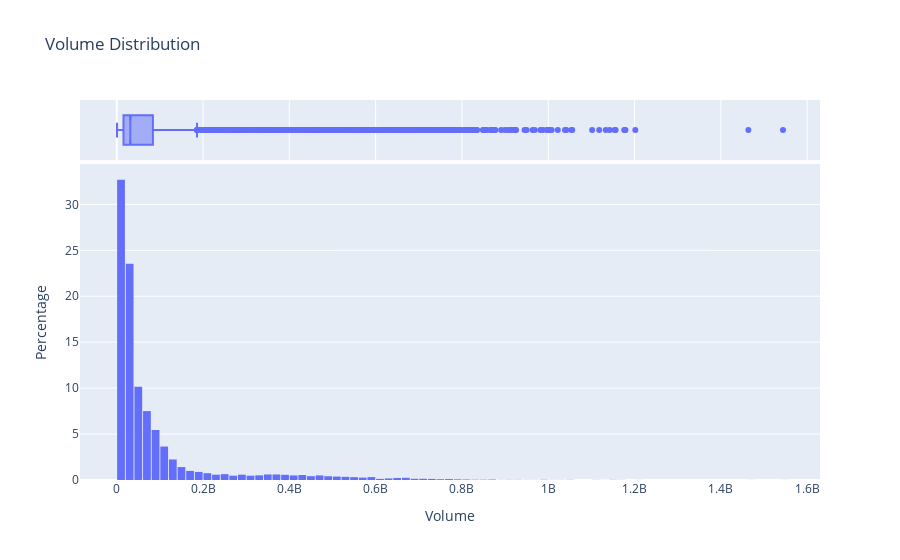

This figure's notebook cell:
### Markdown cell above
#### Our Volume feature has an alarming amount of outliers, and as we know Volume is used to calculate a lot of our other other custom features.  We will need to normalize the Volume feature so we can figure out what's going on.  Let's take a closer look with a plot.

### Code cell
# We will look at the distribution of Volume here.
fig = px.histogram(core_stock_data, x = 'Volume_core',
                nbins = 100,
                title = 'Volume Distribution',
                labels = {'Volume' : 'Trading Volume'},
                marginal = 'box',
                histnorm = 'percent')

fig.update_layout(bargap = 0.1,
                xaxis_title = 'Volume',
                yaxis_title = 'Percentage',
                showlegend = False)

fig.show()

### Figure 1 — Plotly figure (JSON) as saved in the notebook; plotly's stock layout.template omitted (floating-point values rounded to 4 significant figures; data arrays with more than 128 entries replaced by an {"elided": "..."} marker saying what was removed)
{"data": [{"alignmentgroup": "True", "bingroup": "x", "histnorm": "percent", "hovertemplate": "Volume_core=%{x}<br>percent=%{y}<extra></extra>", "legendgroup": "", "marker": {"color": "#636efa", "pattern": {"shape": ""}}, "name": "", "nbinsx": 100, "offsetgroup": "", "orientation": "v", "showlegend": false, "type": "histogram", "x": {"elided": "13650 int values"}, "xaxis": "x", "yaxis": "y"}, {"alignmentgroup": "True", "hovertemplate": "Volume_core=%{x}<extra></extra>", "legendgroup": "", "marker": {"color": "#636efa"}, "name": "", "notched": true, "offsetgroup": "", "showlegend": false, "type": "box", "x": {"elided": "13650 int values"}, "xaxis": "x2", "yaxis": "y2"}], "layout": {"bargap": 0.1, "barmode": "relative", "legend": {"tracegroupgap": 0}, "showlegend": false, "title": {"text": "Volume Distribution"}, "xaxis": {"anchor": "y", "domain": [0, 1], "title": {"text": "Volume"}}, "xaxis2": {"anchor": "y2", "domain": [0, 1], "matches": "x", "showgrid": true, "showticklabels": false}, "yaxis": {"anchor": "x", "domain": [0, 0.8316], "title": {"text": "Percentage"}}, "yaxis2": {"anchor": "x2", "domain": [0.8416, 1], "matches": "y2", "showgrid": false, "showline": false, "showticklabels": false, "ticks": ""}}}
